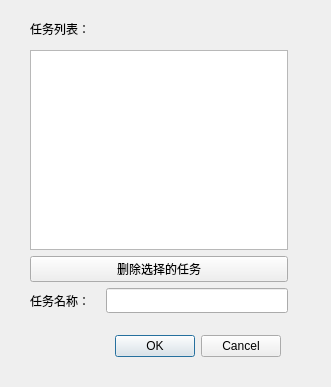
<?xml version="1.0" encoding="UTF-8"?>
<ui version="4.0">
 <class>DialogTaskList</class>
 <widget class="QDialog" name="DialogTaskList">
  <property name="geometry">
   <rect>
    <x>0</x>
    <y>0</y>
    <width>331</width>
    <height>387</height>
   </rect>
  </property>
  <property name="windowTitle">
   <string>Dialog</string>
  </property>
  <widget class="QDialogButtonBox" name="buttonBox">
   <property name="geometry">
    <rect>
     <x>-60</x>
     <y>330</y>
     <width>341</width>
     <height>32</height>
    </rect>
   </property>
   <property name="orientation">
    <enum>Qt::Horizontal</enum>
   </property>
   <property name="standardButtons">
    <set>QDialogButtonBox::Cancel|QDialogButtonBox::Ok</set>
   </property>
  </widget>
  <widget class="QLabel" name="label">
   <property name="geometry">
    <rect>
     <x>30</x>
     <y>20</y>
     <width>81</width>
     <height>17</height>
    </rect>
   </property>
   <property name="text">
    <string>任务列表：</string>
   </property>
  </widget>
  <widget class="QWidget" name="">
   <property name="geometry">
    <rect>
     <x>30</x>
     <y>50</y>
     <width>258</width>
     <height>263</height>
    </rect>
   </property>
   <layout class="QVBoxLayout" name="verticalLayout">
    <item>
     <widget class="QListWidget" name="listTaskNames"/>
    </item>
    <item>
     <widget class="QPushButton" name="buttonTaskDelete">
      <property name="minimumSize">
       <size>
        <width>131</width>
        <height>25</height>
       </size>
      </property>
      <property name="text">
       <string>删除选择的任务</string>
      </property>
     </widget>
    </item>
    <item>
     <layout class="QHBoxLayout" name="horizontalLayout">
      <item>
       <widget class="QLabel" name="labelTaskName">
        <property name="minimumSize">
         <size>
          <width>70</width>
          <height>17</height>
         </size>
        </property>
        <property name="maximumSize">
         <size>
          <width>70</width>
          <height>16777215</height>
         </size>
        </property>
        <property name="text">
         <string>任务名称：</string>
        </property>
       </widget>
      </item>
      <item>
       <widget class="QLineEdit" name="editTaskName">
        <property name="minimumSize">
         <size>
          <width>113</width>
          <height>25</height>
         </size>
        </property>
       </widget>
      </item>
     </layout>
    </item>
   </layout>
  </widget>
 </widget>
 <resources/>
 <connections>
  <connection>
   <sender>buttonBox</sender>
   <signal>accepted()</signal>
   <receiver>DialogTaskList</receiver>
   <slot>accept()</slot>
   <hints>
    <hint type="sourcelabel">
     <x>248</x>
     <y>254</y>
    </hint>
    <hint type="destinationlabel">
     <x>157</x>
     <y>274</y>
    </hint>
   </hints>
  </connection>
  <connection>
   <sender>buttonBox</sender>
   <signal>rejected()</signal>
   <receiver>DialogTaskList</receiver>
   <slot>reject()</slot>
   <hints>
    <hint type="sourcelabel">
     <x>316</x>
     <y>260</y>
    </hint>
    <hint type="destinationlabel">
     <x>286</x>
     <y>274</y>
    </hint>
   </hints>
  </connection>
 </connections>
</ui>
